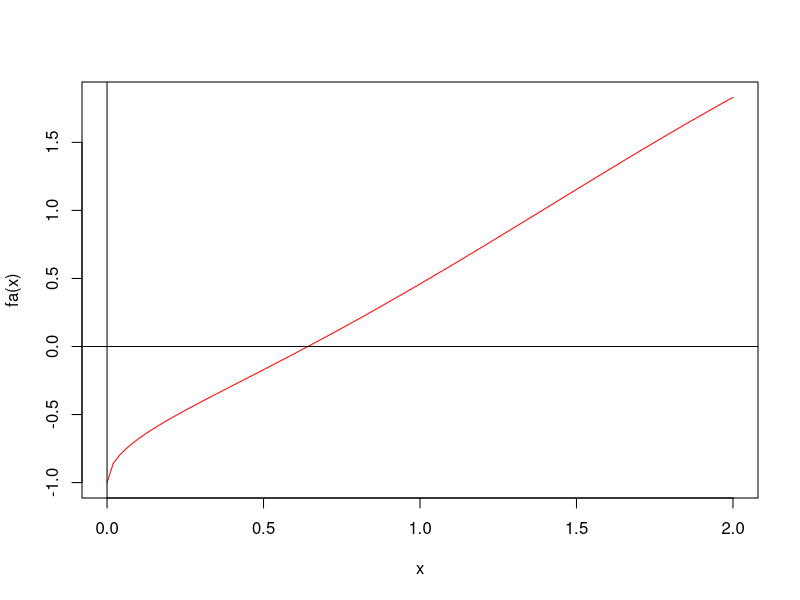
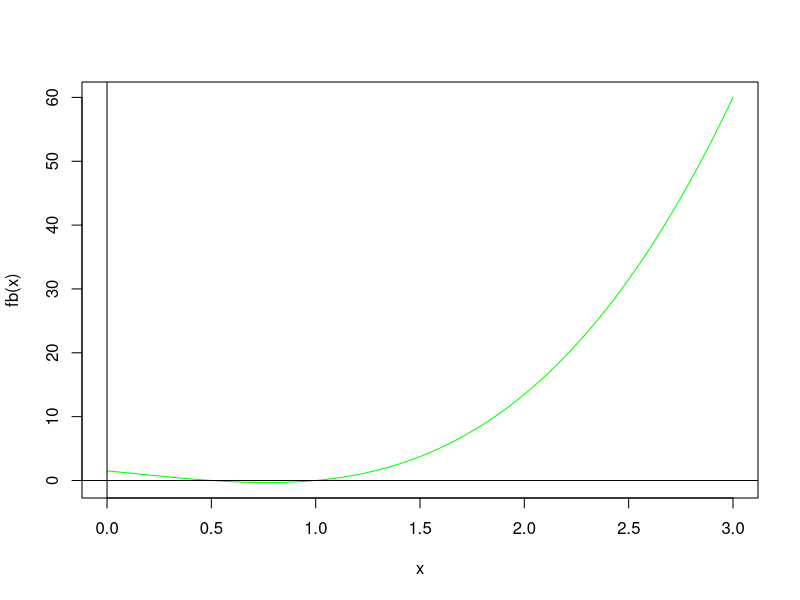
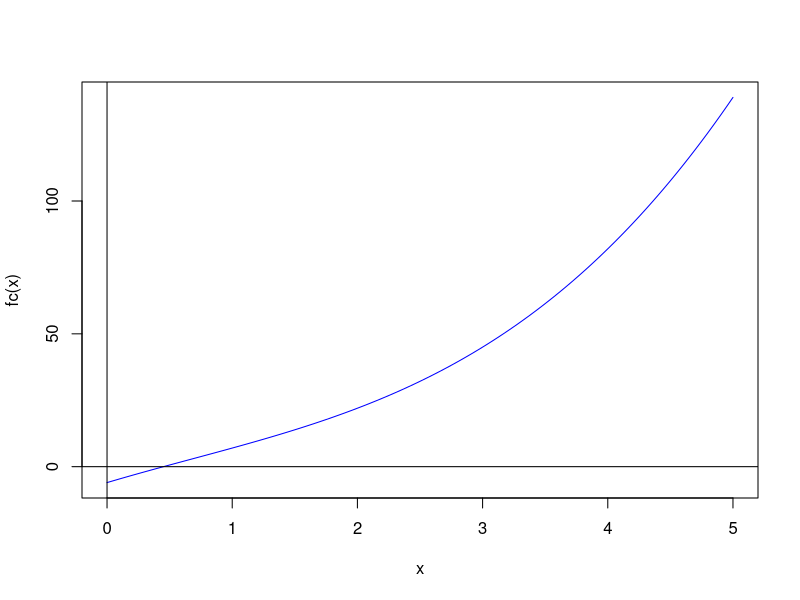

Here is the R script that generated these plots, in order: (Note: this script raises an error after producing the figures.)
## ---- chunk 1
fa <- function(x) {
  sqrt(x)-cos(x)
}

curve(fa, xlim=c(0,2), col='red')
abline(h=0)
abline(v=0)

## ---- chunk 2
fb <- function(x) {
  3*(x+1)*(x-1/2)*(x-1)
}

curve(fb, xlim=c(0,3), col='green')
abline(h=0)
abline(v=0)

## ---- chunk 3
fc <- function(x) {
  x^3-2*x^2+14*x-6
}

curve(fc, xlim=c(0,5), col='blue')
abline(h=0)
abline(v=0)
## ---- chunk 4
bisection(fa, 0, 1, tol = 1,m = 10)

## ---- chunk 5
bisection(fb, -2, 1.5, tol = 4,m = 10)
bisection(fb, -1.25, 2.5, tol = 4,m = 10)

## ---- chunk 6
bisection(fc, 0, 1, tol = 0.4,m = 10)
bisection(fc, 1, 3.2, tol = 0.6,m = 10)
bisection(fc, 3.2, 4, tol = 1,m = 10)

## ---- chunk 7
fa <- function(x) {
  x^2-6
}

fp <- Deriv(fa)
fp

newton(fa, fp, 1, tol = 0.1, m = 10)
## ---- chunk 8
fb <- function(x) {
  x^3-2*x^2+14*x-6
}

fo <- Deriv(fb)
fo

newton(fb, fo, 1.5, tol = 0.1, m = 10)
